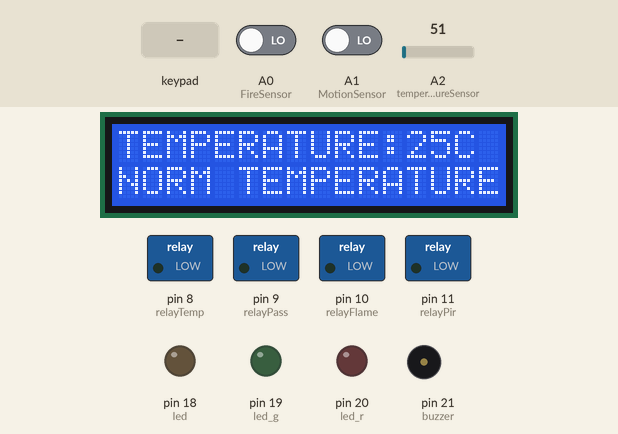
A sketch run on a simulated Arduino Mega 2560, built with avr-gcc and run on an emulated ATmega2560. Parts: 16×2 character LCD, switched loads named in the sketch (green lamp = pin HIGH), output pins drawn as LEDs (lit = HIGH), buzzer (waves = sounding, pin HIGH). Inputs (shaded band) come from the test bench; at power-on: A2 (temperatureSensor) = 51, A0 (FireSensor) LOW, A1 (MotionSensor) LOW. What the sketch prints to the serial monitor is not drawn.

Above: at 1.2 s.
1.3 s: A2 (temperatureSensor) set to 58
At 2.5 s:
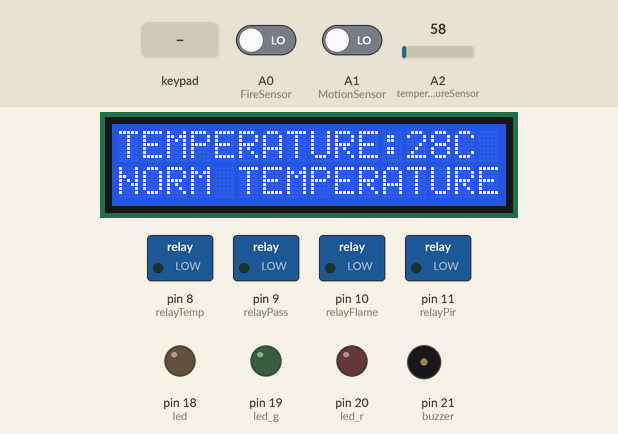
2.8 s: A2 (temperatureSensor) set to 68
At 3.9 s:
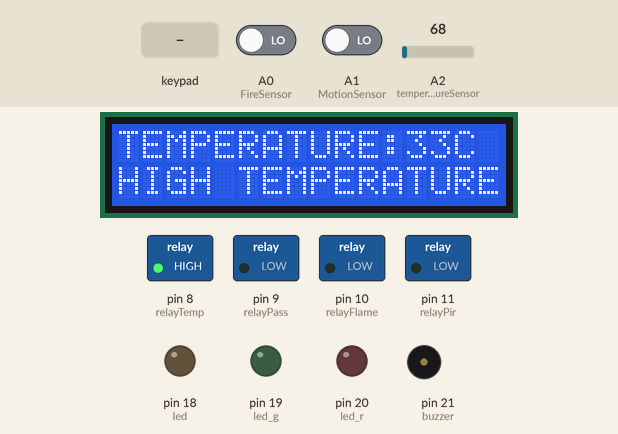
5.8 s: A2 (temperatureSensor) set to 30
At 6.9 s:
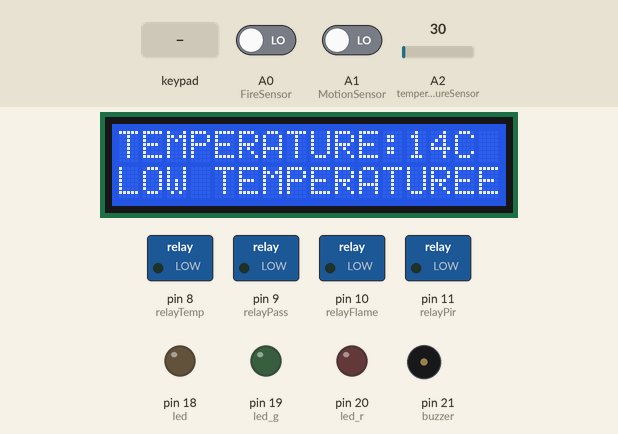
7.3 s: keypad keys 1 5 9 7 # pressed 0.4 s apart
At 8.7 s:
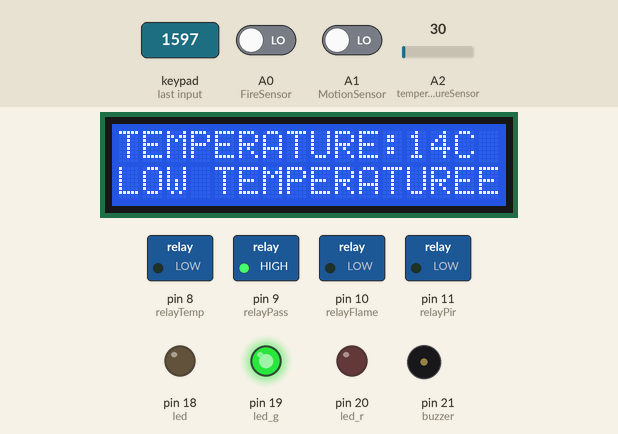
10.8 s: A0 (FireSensor) driven HIGH
At 11.8 s:
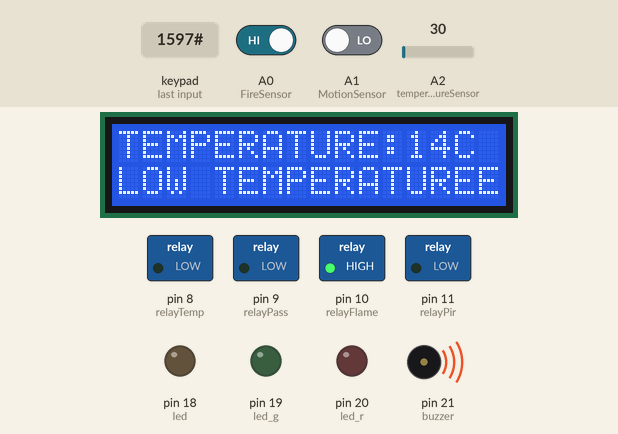
13.8 s: A1 (MotionSensor) driven HIGH
At 14.7 s:
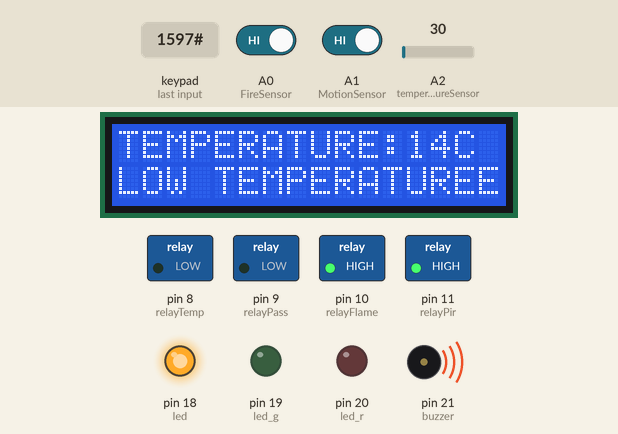
Timing chart, 0 to 16.8 s (numbered marks = the images above; inputs shaded):
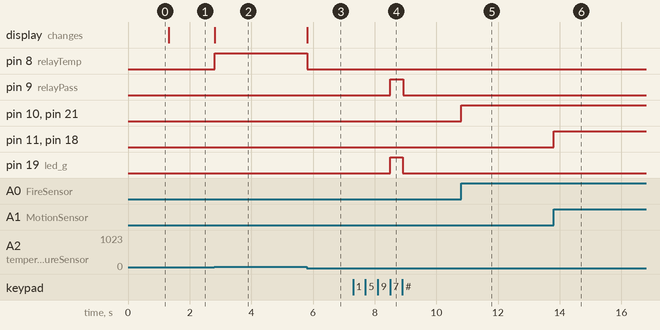

The sketch:

SmartHome.ino
```cpp
#include <SoftwareSerial.h>
#include <LiquidCrystal.h>
#include <Keypad.h>
#include <ArduinoJson.h>

const int FireSensor = A0;
const int buzzer = 21;
const int MotionSensor = A1;
const int led = 18;
const int temperatureSensor = A2;
const int rs = 7, e = 6, d4 = 5, d5 = 4, d6 = 3, d7 = 2;
LiquidCrystal lcd(rs, e, d4, d5, d6, d7);
const int led_g = 19;
const int led_r = 20;
const int relayTemp = 8;
const int relayPass = 9;
const int relayFlame = 10;
const int relayPir = 11;

char enteredPassword[4];
char password[5] = {'1', '5', '9', '7'};
int i = 0;
char key_pressed = 0;

const byte ROWS = 4;
const byte COLS = 3;
char keys[ROWS][COLS] = {
    {'1', '2', '3'},
    {'4', '5', '6'},
    {'7', '8', '9'},
    {'*', '0', '#'}};
byte rowPins[ROWS] = {A8, A9, A10, A11};
byte colPins[COLS] = {A5, A6, A7};
Keypad Keys = Keypad(makeKeymap(keys), rowPins, colPins, ROWS, COLS);

int lastFireState = LOW;
int lastMotionState = LOW;
int highTemperatureFlag = 1;
bool isPasswordCorrect = false;

void setup()
{
  Serial.begin(9600);
  pinMode(FireSensor, INPUT);
  pinMode(buzzer, OUTPUT);
  pinMode(MotionSensor, INPUT);
  pinMode(led, OUTPUT);
  pinMode(led_g, OUTPUT);
  pinMode(led_r, OUTPUT);
  pinMode(relayTemp, OUTPUT);
  pinMode(relayPass, OUTPUT);
  pinMode(relayFlame, OUTPUT);
  pinMode(relayPir, OUTPUT);
  lcd.begin(16, 2);
}

void resetPassword()
{
  memset(enteredPassword, 0, sizeof(enteredPassword));
  i = 0;
}

void loop()
{
  // FIRE SENSOR
  int currentFireState = digitalRead(FireSensor);
  if (currentFireState != lastFireState)
  {
    lastFireState = currentFireState;
    if (currentFireState == HIGH)
    {
      digitalWrite(buzzer, HIGH);
      digitalWrite(relayFlame, HIGH);
      Serial.println("FIRE DETECTED!");
    }
    else
    {
      digitalWrite(buzzer, LOW);
      digitalWrite(relayFlame, LOW);
    }
  }

  // MOTION SENSOR
  int currentMotionState = digitalRead(MotionSensor);
  if (isPasswordCorrect == false && currentMotionState != lastMotionState)
  {
    lastMotionState = currentMotionState;
    if (currentMotionState == HIGH)
    {
      digitalWrite(led, HIGH);
      digitalWrite(relayPir, HIGH);
      Serial.println("MOTION DETECTED!");
    }
    else
    {
      digitalWrite(led, LOW);
      digitalWrite(relayPir, LOW);
    }
  }

  // TEMPERATURE CALCULATION
  int temperature;
  float voltage;
  voltage = analogRead(temperatureSensor);
  voltage = (voltage / 1023) * 5000;
  voltage = voltage / 10.0;
  temperature = voltage + 0.3;
  lcd.setCursor(0, 0);
  lcd.print("TEMPERATURE: ");
  lcd.setCursor(12, 0);
  lcd.print(temperature);
  lcd.setCursor(14, 0);
  lcd.print("C");
  if (temperature < 20)
  {
    if (highTemperatureFlag != 1)
    {
    lcd.setCursor(0, 1);
    lcd.print("LOW TEMPERATURE");
    digitalWrite(relayTemp, LOW);
    Serial.println("LOW TEMPERATURE!");
    highTemperatureFlag = 1;
    }
  }
  else if (temperature > 30)
  { if (highTemperatureFlag != 2)
    {
    lcd.setCursor(0, 1);
    lcd.print("HIGH TEMPERATURE");
    digitalWrite(relayTemp, HIGH);
    Serial.println("HIGH TEMPERATURE!");
    highTemperatureFlag = 2;
    }
  }
  else
  {
    lcd.setCursor(0, 1);
    lcd.print("NORM TEMPERATURE");
    digitalWrite(relayTemp, LOW);
    highTemperatureFlag = 3;
  }

  // PASSWORD
  key_pressed = Keys.getKey();
  if (key_pressed)
  {
    if (key_pressed == '#')
    {
      resetPassword();
      digitalWrite(relayPass, LOW);
      isPasswordCorrect = false;
    }
    else
    {
      enteredPassword[i++] = key_pressed;
      if (i == 4)
      {
        if (!(strncmp(enteredPassword, password, 4)))
        {
          digitalWrite(led_g, HIGH);
          digitalWrite(relayPass, HIGH);
          Serial.println("PASSWORD CORRECT!");
          isPasswordCorrect = true;
          delay(400);
          digitalWrite(led_g, LOW);
          resetPassword();
        }
        else
        {
          digitalWrite(led_r, HIGH);
          digitalWrite(relayPass, LOW);
          Serial.println("PASSWORD INCORRECT!");
          isPasswordCorrect = false;
          delay(400);
          digitalWrite(led_r, LOW);
          resetPassword();
        }
      }
    }
  }
}
```

Measured:
- the behaviour switches between 62 and 63 on A2 (temperatureSensor) (found by bisection; images 1 and 2)
- after the input at 1.3 s, the display: changes at once (image 1)
- after the input at 2.8 s, pin 8 (relayTemp): LOW → HIGH at once; the display: changes at once (image 2)
- after the input at 5.8 s, pin 8 (relayTemp): HIGH → LOW at once; the display: changes at once (image 3)
- after the input at 7.3 s, pin 9 (relayPass): LOW → HIGH after 1.2 s, → LOW 0.43 s later; pin 19 (led_g): LOW → HIGH after 1.2 s, → LOW 0.40 s later
- after the input at 10.8 s, pin 10 (relayFlame), pin 21 (buzzer): LOW → HIGH at once
- after the input at 13.8 s, pin 11 (relayPir), pin 18 (led): LOW → HIGH at once
